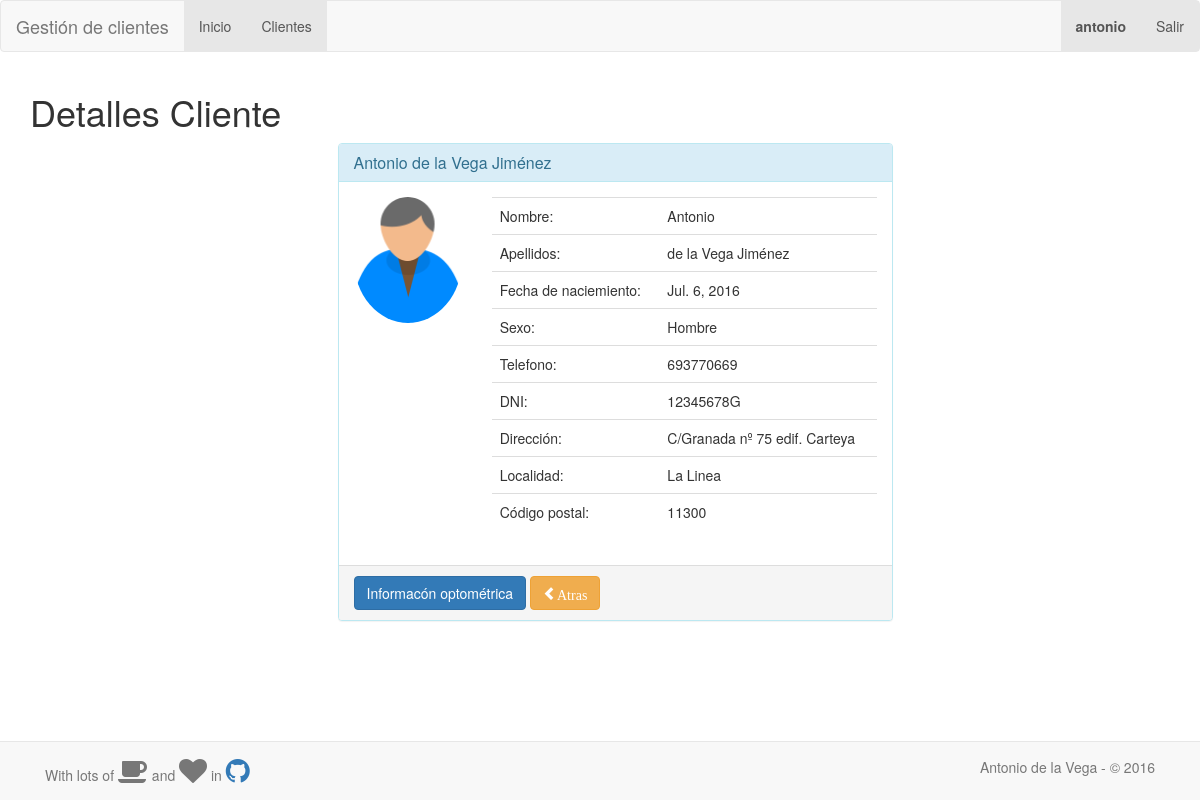
Before: /clientes/detalles/1 (signed in) with the older database file.
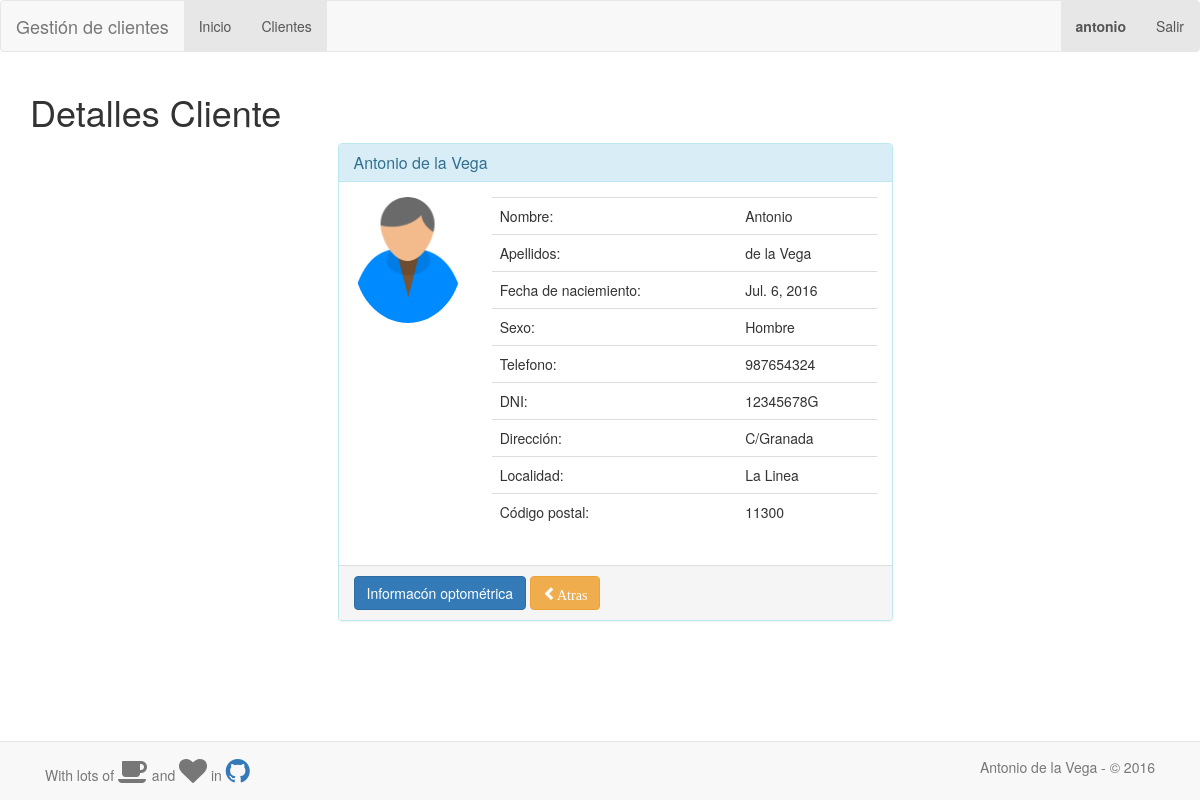
After: the same page with the newer database file.
### gestion_clientes/models.py (models this page shows, shortened)
class Cliente(models.Model):
    HOMBRE = 'Hombre'
    MUJER = 'Mujer'
    NONE = 'Sin especificar'
    OPCIONES = ((HOMBRE, 'Hombre'),
                (MUJER, 'Mujer'),
                (NONE, 'Sin especificar'),)
    nombre = models.CharField(max_length=30, blank=True)
    apellidos = models.CharField(max_length=30, blank=True)
    dni = models.CharField('DNI', max_length=9)  # Mejorar
    f_nacimiento = models.DateField('Fecha de naciemiento', blank=True, null=True)
    direccion = models.CharField('Dirección', max_length=30, blank=True)
    localidad = models.CharField(max_length=20, blank=True)
    cod_postal = models.CharField('Código postal', blank=True, null=True, max_length=5)
    telefono = models.CharField(blank=True, null=True, max_length=12)
    sexo = models.CharField(max_length=16, choices=OPCIONES, default=NONE)
    foto = models.ImageField(upload_to='clientes/', null=True, blank=True)

### gestion_clientes/views.py (the view)
# urls.py: url(r'^detalles/(?P<id>[0-9]+)$', views.detalles_cliente, name='detalles'),
@login_required
def detalles_cliente(request, id):
    cliente = Cliente.objects.get(pk=id)
    context = {'cliente': cliente}
    return render(request, 'gestion_clientes/detalles_cliente.html', context)

### gestion_clientes/templates/gestion_clientes/detalles_cliente.html (shortened to what the changed rows need)
{% extends "gestion_clientes/base.html" %}
{% load bootstrap3 %}
{% load staticfiles %}
{% block content %}
    <h1>Detalles Cliente</h1>
    <div class="container">
        <div class="row">
            <div class="col-xs-12 col-sm-12 col-md-6 col-lg-6 col-xs-offset-0 col-sm-offset-0 col-md-offset-3 col-lg-offset-3 toppad">
                <div class="panel panel-info">
                    <div class="panel-heading">
                        <h3 class="panel-title">{{ cliente.nombre }} {{ cliente.apellidos }}</h3>
                    </div>
                    <div class="panel-body">
                        <div class="row">
                            <div class=" col-md-9 col-lg-9 ">
                                <table class="table table-user-information">
                                    <tbody>
                                    <tr>
                                        <td>Nombre:</td>
                                        <td>{{ cliente.nombre }}</td>
                                    </tr>
                                    <tr>
                                        <td>Apellidos:</td>
                                        <td>{{ cliente.apellidos }}</td>
                                    </tr>
                                    <tr>
                                        <td>Fecha de naciemiento:</td>
                                        <td>{{ cliente.f_nacimiento }} </td>
                                    </tr>
                                    <tr>
                                        <td>Sexo:</td>
                                        <td>{{ cliente.sexo }} </td>
                                    </tr>
                                    <tr>
                                        <td>Telefono:</td>
                                        <td>{{ cliente.telefono }} </td>
                                    </tr>
                                    <tr>
                                        <td>DNI:</td>
                                        <td>{{ cliente.dni }} </td>
                                    </tr>
                                    <tr>
                                        <td>Dirección:</td>
                                        <td>{{ cliente.direccion }} </td>
                                    </tr>
                                    <tr>
                                        <td>Localidad:</td>
                                        <td>{{ cliente.localidad }} </td>
                                    </tr>
                                    <tr>
                                        <td>Código postal:</td>
                                        <td>{{ cliente.cod_postal }} </td>
                                    </tr>
                                    </tbody>
                                </table>
                            </div>
                        </div>
                    </div>
                </div>
            </div>
        </div>
    </div>
{% endblock %}

Changed rows visible on the page:
changed Cliente "Antonio": apellidos "de la Vega Jiménez" → "de la Vega"; telefono "693770669" → "987654324"; direccion "C/Granada nº 75 edif. Carteya" → "C/Granada"
